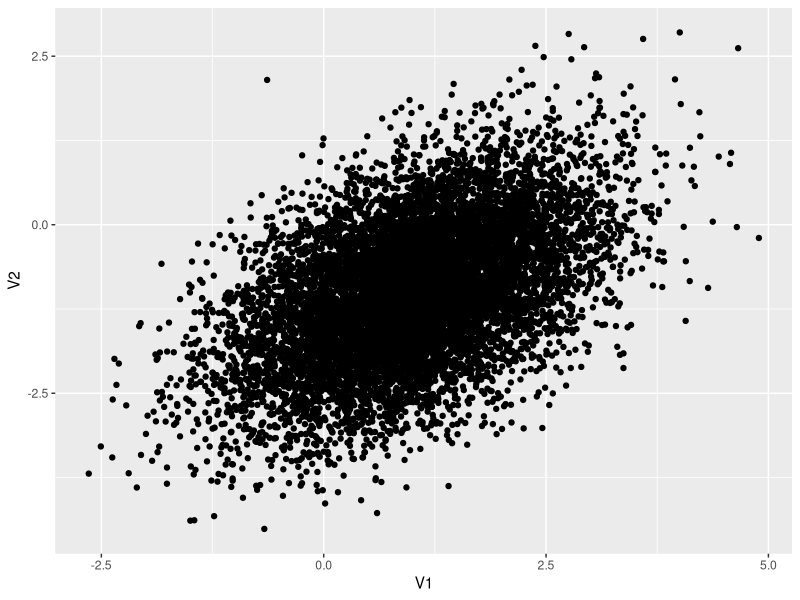
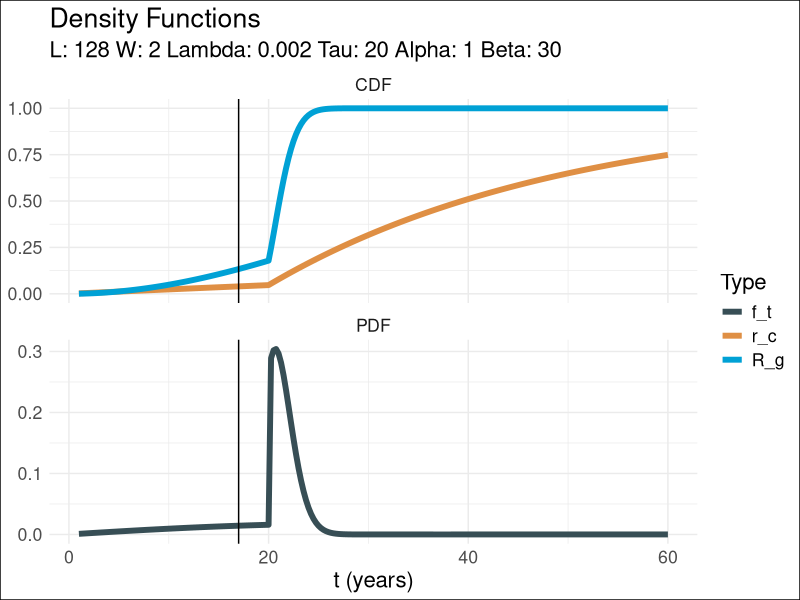
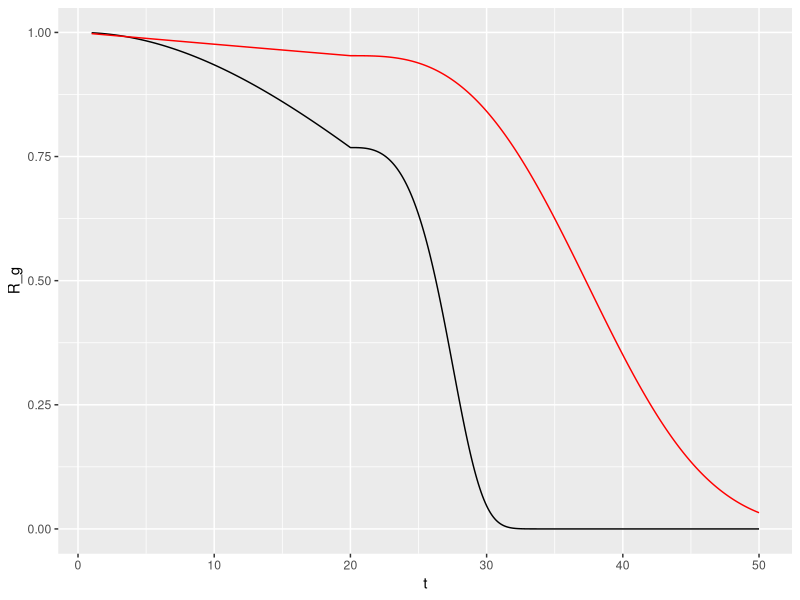
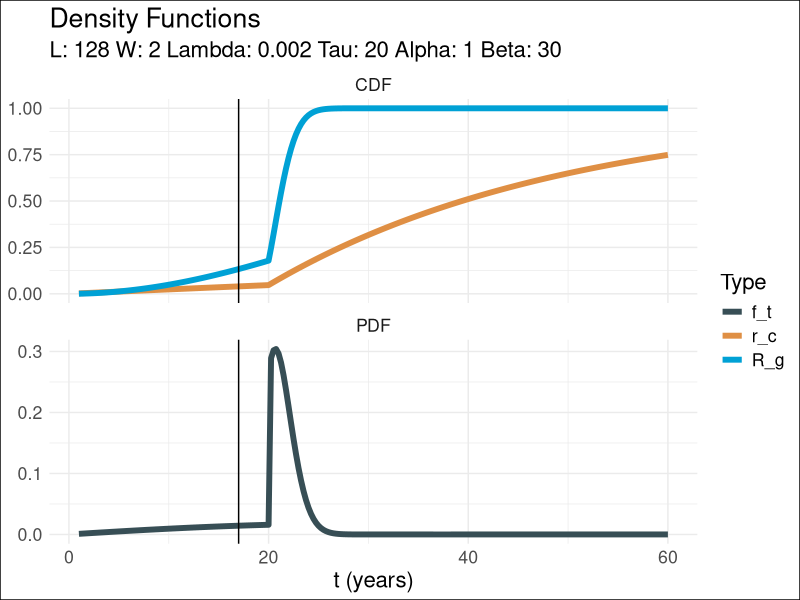

These figures' R source, in order:
library(tidyverse)


mu = c(1,-1)

sigma <- matrix(c(1,.5,.5,1),nrow =2)

samples <- as.data.frame(MASS::mvrnorm(n=10000, mu=mu,Sigma = sigma))

ggplot(samples)+
  geom_point(aes(x=V1,y=V2))


R_c <- function(t=0,tau=20,lambda=.0024,alpha=1,beta=1) {
  if(t <= tau) {
    
    exp(-lambda*t)
  } else {
    
    exp(-(lambda*tau + ((t-tau)/beta)^alpha))
  }
}

faults <- function(i,L,W) {
  f <- 0
  
    for(k in 0:floor(i/W)){
      
      f_temp <- ((-1)^k)*(choose(L*W-k*W,i-k*W))*(choose(L,k))
      
      f <- f + f_temp
    }
  f
}

faults(2,4,2)

R_g <- function(j,L,W,t,tau,lambda,alpha,beta){
  rel <- 0
  
  for(i in 0:j) {
    rel_temp <- faults(i,L,W) * R_c(t,tau,lambda,alpha,beta)^(L*W-i) *(1-R_c(t,tau,lambda,alpha,beta))^i
    rel <- rel + rel_temp
  }
  rel
}

firstpart <- function(t,tau,beta,alpha){
  ((t-tau)/beta)^(alpha-1)
}

secondpart <- function(lambda,tau,t,alpha,beta){
  exp(-lambda*tau-((t-tau)/beta)^alpha)
}

pdf_R_g <- function(j,L,W,t,tau,lambda,alpha,beta){
  
  p <- 0
  m <- L*W
  
  if(t <= tau) {
    for(i in 0:j) {
      
      p_temp <- faults(i,L,W) * -((i*lambda*((1-exp(-t*lambda))^(i-1))*exp(lambda*t*(-(m-i))-lambda*t)) - (lambda*(m-i)*((1-exp(-t*lambda))^i) * exp(lambda*t*(-(m-i)))))
      
      p <- p + p_temp
    }
    
  } else {
    for(i in 0:j) {
      
      p_temp <- faults(i,L,W) * ((alpha*(m-i) * firstpart(t,tau,beta,alpha)*(1-secondpart(lambda,tau,t,alpha,beta))^i *((secondpart(lambda,tau,t,alpha,beta)^(m-i))))/beta - 
                                   (alpha* i * firstpart(t,tau,beta,alpha)*(1-(secondpart(lambda,tau,t,alpha,beta)))^(i-1) *((secondpart(lambda,tau,t,alpha,beta)^(m-i+1))))/beta)
      p <- p + p_temp
    }
  }
  p
  
}



#### Trials with functions ####




pdf_R_g(2,4,2,10,20,.0024,10,10)

lambda <- .002
alpha <- 1
beta <- 30
tau <- 20

L <- 128
W <- 2
j <- 128

df <- data.frame() 

for(i in seq(from =1,to =60, by = .25)) {
  
  df <- bind_rows(df,
                  data.frame(t=i,
                             rc = R_c(t=i,tau=tau, alpha = alpha, beta = beta),
                             R_g = R_g(j,L,W,t=i,tau,lambda,alpha,beta),
                             f_t = pdf_R_g(j,L,W,t=i,tau,lambda,alpha,beta)))
  
}
df1 <- df %>%
  mutate(R_g = 1-R_g, r_c = 1-rc) %>%
  select(-rc) %>%
  pivot_longer(-t) %>%
  mutate(cum = case_when(
    name == "f_t" ~ "PDF",
    T ~ "CDF"
  ))

ggplot(df1, aes(x = t, y = value, color = name)) +
  geom_path(size = 2) +
  geom_vline(aes(xintercept = 17)) +
  theme_minimal() +
  facet_wrap(~cum,ncol=1,scales = "free_y") +
  ggsci::scale_color_jama() +
  labs(
    title = "Density Functions",
    subtitle = paste("L:",L,"W:",W,"Lambda:",lambda,"Tau:",tau,"Alpha:",alpha,"Beta:",beta),
    color = "Type",
    x = "t (years)"
  ) +
  theme(
    text = element_text(size=16),
    plot.background = element_rect(fill="white"),
    axis.title.y = element_blank()
  )
  
ggsave("densplot.png",dpi=320,height = 6,width = 8)



dftest <- df %>%
  
  mutate(int = .1*f_t)

sum(dftest$int) # Should integrate to R_g(max(t))

alp <- 3
bet <- 20
tau <- 20
df <- data.frame()
for(i in seq(from =1,to = 50, by = .1)) {

  df <- bind_rows(df,data.frame(t=i,rc = R_c(t=i,tau=tau, alpha = alp, beta = bet),R_g = R_g(64,120,2,t=i,tau,.0024,alp,bet)))
    
}



ggplot(df) +
  geom_path(aes(x=t, y= R_g)) +
  geom_path(aes(x=t, y = rc), color = "red") +
  scale_y_continuous(limits = c(0,1))

